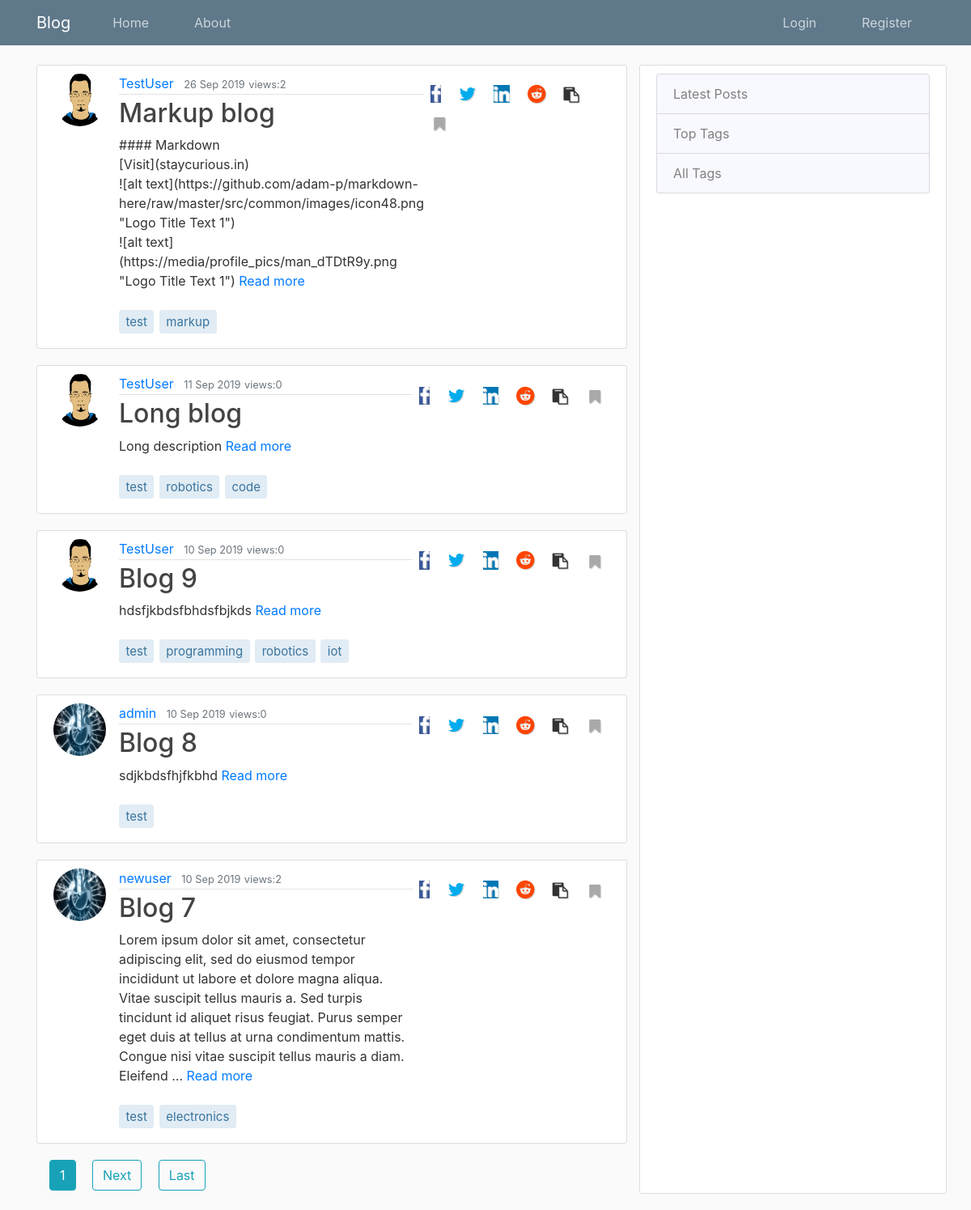
Screenshot of /blog/ with the database file from the repository.
### Blog/models.py (models this page shows, shortened)
class Post(models.Model):
    title = models.CharField(help_text='Try to keep the title short, within 80 characters.', max_length=80, unique=True)
    slug = models.SlugField(default='', max_length=80)
    content = MarkupField(help_text=('This field supports all markup formatting'),
                        default='',
                        default_markup_type='markdown',
                        )
    tags = models.CharField(help_text='Enter tags separated by spaces. Do not enter more than 5 tags', max_length=80, default='', blank=True)
    date_posted = models.DateTimeField(default=timezone.now)
    last_updated = models.DateTimeField(auto_now=True)
    author = models.ForeignKey(User, null=True, on_delete=models.SET_NULL)
    publish = models.BooleanField(default=False)
    def get_tags_list(self):
        return self.tags.split()
    def get_post_detail_url(self):
        return reverse('Blog:post-detail', kwargs={'slug':self.slug})
    @property
    def hit_count(self):
        url, created = UrlHit.objects.get_or_create(url=self.get_post_detail_url())
        return url.hits

### Users/models.py (models this page shows, shortened)
class Profile(models.Model):
    user = models.OneToOneField(User, on_delete=models.CASCADE)
    bio = models.CharField(null=True, max_length=140, blank=True)
    image = models.ImageField(default='default.jpg', upload_to='profile_pics', blank=True)
    public = models.BooleanField(default=False)
    website = models.CharField(null=True, blank=True, max_length=80)
    location = models.CharField(null=True, max_length=200, blank=True)
    join_date = models.DateTimeField(auto_now_add=True)
    bookmarked_posts = models.ManyToManyField(Post)

### Track/models.py (models this page shows, shortened)
class UrlHit(models.Model):
    url     = models.URLField()
    hits    = models.PositiveIntegerField(default=0)
    class Meta:
        ordering = ['-hits']

### Blog/views.py (the view)
# urls.py: path('', views.PostListView.as_view(), name='home'),
class PostListView(ListView):
    template_name = 'Blog/home.html'   # <app>/<model>_<viewtype>.html
    context_object_name = 'posts'
    paginate_by = 5
    def get_queryset(self):
        return Post.objects.filter(publish=True).order_by('-date_posted')
    def get_context_data(self, **kwargs):
        context = super(PostListView, self).get_context_data(**kwargs)
        if self.request.user.is_authenticated:
            context['profile'] = self.request.user.profile
        return context

### Blog/templates/Blog/home.html
{% extends "Blog/base.html" %}
{% block content %}
{% include "post_list.html" %}
{% include "paginate.html" %}
{% endblock content %}

### Blog/templates/post_list.html (shortened to what this page needs)
{% for post in posts %}
<div class="media content-section">
    <img class="rounded-circle article-img" src="{{ post.author.profile.image.url }}">
    <div class="media-body">
        <div class="article-metadata">
            <a class="mr-2" href="{% url 'Blog:user-posts' post.author.username %}">{{ post.author }}</a>
            <small class="text-muted">{{ post.date_posted|date:"j M Y" }}</small>
            <small class="text-muted">views:{{post.hit_count}}</small>
        </div>
        <h2><a class="article-title" href="{% url 'Blog:post-detail' post.slug %}">{{ post.title }}</a></h2>
        <p class="article-short-des">{{ post.content|truncatewords_html:'50' }}&nbsp<span><a href="{% url 'Blog:post-detail' post.slug %}">Read more</a></p>
        {% include "tags.html" with tags=post.get_tags_list %}
    </div>
{% include "share.html" %}
</div>
{% endfor %}

### Blog/templates/tags.html (shortened to what this page needs)
<span>
{% for tag in tags %}
    <a href="{% url 'Blog:tagged' tag %}"><p class="article-tags">{{ tag }}</p></a>
{% endfor %}
</span>

### Blog/templates/share.html
{% with domain='https://staycurious.in' %}
<ul class="list-unstyled share-icon mt-2 mb-2 float-right">
    {% url 'Blog:post-detail' post.slug as link %}
    {% with domain|add:link as link %}
        <li><a href="http://www.facebook.com/sharer.php?u={{link}}" rel="nofollow noopener noreferrer" target="_blank"><i class="fa fa-facebook ml-2 mr-2"></i></a></li>
        <li><a href="http://www.twitter.com/share?text={{object.title}}&url={{link}}" rel="nofollow noopener noreferrer" target="_blank"><i class="fa fa-twitter ml-2 mr-2"></i></a></li>
        <li><a href="http://www.linkedin.com/shareArticle?mini=true&url={{link|urlencode:''}}&title={{object.title|urlencode}}&source=StayCurious-Blog" rel="nofollow noopener noreferrer" target="_blank" ><i class="fa fa-linkedin ml-2 mr-2"></i></a></li>
        <li><a href="http://www.reddit.com/submit?url={{link}}post-to-reddit-via-url&titile={{object.title|urlencode}}" rel="nofollow noopener noreferrer" target="_blank"><i class="fa fa-reddit ml-2 mr-2"></i></a></li>
        <li><a class="copy" data-text={{link}} title="Copy link"><i class="fa fa-clipboard ml-2 mr-2"></i></a></li>
        {% if post.id in profile.get_bookmarked_posts %}
        <li><a id="unbookmark" class="btn bookmark" data-post={{post.slug}} data-url={% url 'Blog:bookmark-post'%} title="Remove from bookmark"><i class="fa fa-bookmark" style="color:steelblue"></i></a></li>
        {% else %}
        <li><a id="bookmark" class="btn bookmark" data-post={{post.slug}} data-url={% url 'Blog:bookmark-post'%} title="Bookmark this post"><i class="fa fa-bookmark" style="color:darkgrey"></i></a></li>
        {% endif %}
    {% endwith %}
</ul>
{% endwith %}

### Blog/static/Blog/main.css (style rules this page uses)
body { background: #fafafa; color: #333333; margin-top: 5rem; }
h1, h2, h3, h4, h5, h6 { color: #444444; }
ul { margin: 0; }
.content-section { background: #ffffff; padding: 10px 20px; border: 1px solid #dddddd; border-radius: 3px; margin-bottom: 20px; }
.article-title { color: #444444; }
.article-content, .article-short-des { white-space: pre-line; }
.article-img { height: 65px; width: 65px; margin-right: 16px; float: left; }
.article-metadata { padding-bottom: 1px; margin-bottom: 4px; border-bottom: 1px solid #e3e3e3 }
.article-tags { display: inline-block; padding: .4em .5em; margin: 0.5rem 2px 0.5rem 0; font-size: 15px; line-height: 1; white-space: nowrap; text-decoration: none; text-align: center; border-width: 1px; border-style: solid; border-radius: 3px; transition: all .15s ease-in-out; color: #39739d; background-color: #E1ECF4; border-color: #E1ECF4; }
.share-icon { display: inline; font-size: 1.4rem!important; text-shadow: 1px 1px 1px #ccc; }
.share-icon li { display: inline; }
.copy, .bookmark { background-color: #fff; border: none; }
.copy, .bookmark { border: none; background: #fff; font-size: 1.2rem!important; }
.fa-facebook { background: #3b5998; color: #fff!important; }
.fa-twitter { background: fff!important; color: #00acee; }
.fa-linkedin { background: #0077b5; color: #fff !important; }
.fa-reddit { background: #fff; color: #ff4500 !important; }

### rows the page displays
Post: author.profile.image (picture), author "TestUser", date_posted "26 Sep 2019", hit_count "2", title "Markup blog", content "#### Markdown [Visit](staycurious.in) ![alt text](https://github.com/adam-p/markdown-here/raw/master/src/common/images/icon48.png \"Logo Title Text 1\") ![alt text](https://media/profile_pics/man_dTDtR9y.png \"Logo Title Text 1\")", tags "test" "markup"
Post: author.profile.image (picture), author "TestUser", date_posted "11 Sep 2019", hit_count "0", title "Long blog", content "Long description", tags "test" "robotics" "code"
Post: author.profile.image (picture), author "TestUser", date_posted "10 Sep 2019", hit_count "0", title "Blog 9", content "hdsfjkbdsfbhdsfbjkds", tags "test" "programming" "robotics" "iot"
Post: author.profile.image (placeholder picture), author "admin", date_posted "10 Sep 2019", hit_count "0", title "Blog 8", content "sdjkbdsfhjfkbhd", tags "test"
Post: author.profile.image (placeholder picture), author "newuser", date_posted "10 Sep 2019", hit_count "2", title "Blog 7", content "Lorem ipsum dolor sit amet, consectetur adipiscing elit, sed do eiusmod tempor incididunt ut labore et dolore magna aliqua. Vitae suscipit tellus mauris a. Sed turpis tincidunt id aliquet risus feugiat. Purus semper eget duis at tellus at urna condimentum mattis. Congue nisi vitae suscipit tellus mauris a diam. Eleifend …", tags "test" "electronics"

### other values shown
{{ num }} "1"
